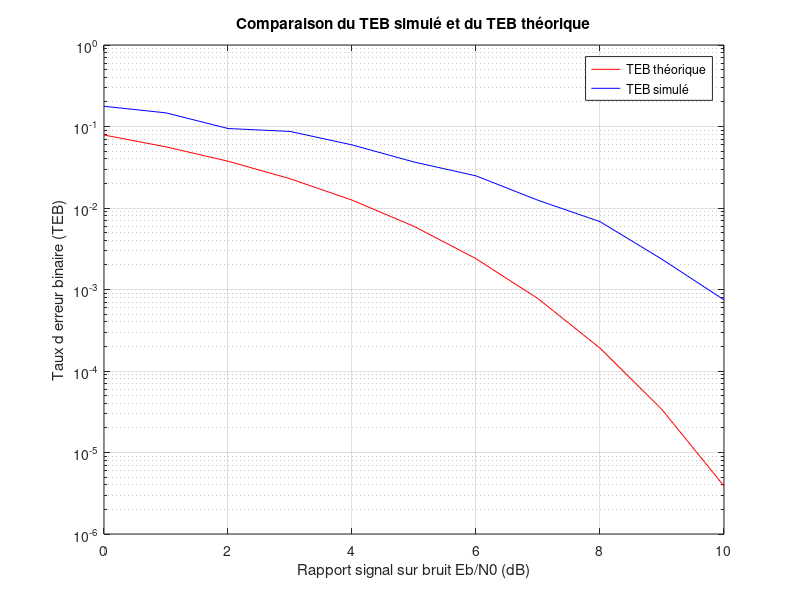

This figure's MATLAB source:
%% ATTENTION
%0,5 est aussi transmis !!!!!

%E=sum(S_l.^2)
%E/(Eb/N0)*Fse=sigma^2

%Écart observé provient du 0,5.


%% SALLMONE Armela & MONY Alexandra
clear; % Efface les variables de l environnement de travail
close all; % Ferme les figures ouvertes
clc; % Efface la console

%% Initialisation des paramètres
Fe = 20e6; % Fréquence d'échantillonnage
Te=1/Fe; % Période d'échantillonnage
Ts=1/1e6; % Période d'émission des symboles
Fse=Ts/Te; % Facteur de sur-échantillonnage
Ns = 1000; % Nombre de symboles à émettre par paquet
Nfft = 256; 

% Implémentation de la constelation
const=[0 1];

% Filtre de mise en forme
p=[-1/2*ones(1,Fse/2),1/2*ones(1,Fse/2)];
% p0=ones(1,Fse/2);
% p1=ones(1,Fse/2);
len_p=length(p);

p_a=fliplr(p); % Filtre adapté
sigA2 = 1;% Variance théorique des symboles

eb_n0_dB=0:1:10; %Liste des Eb/No en dB
eb_n0 = 10.^(eb_n0_dB/10); % Liste des Eb/N0

TEB = zeros(size(eb_n0)); % Tableau des TEB (résultats) 
% Tableau des probabilités d’erreurs théoriques
Pb = qfunc(sqrt(2*eb_n0)); 


for i = 1:length(eb_n0) 
    disp(i);
    error_cnt = 0;
    bit_cnt = 0;
    while error_cnt < 100
        %% Émetteur          
        Bk= randi([0 1],1,Ns); % Génération aléatoire des bits
        len_Bk=length(Bk);
        
        % Filtre de mise en forme
        S_l=zeros(1,len_Bk*len_p);
        
        for j=0:len_Bk-1
            S_l((len_p*j+1):(len_p*(j+1)))=(1-2*Bk(j+1))*p;
            
        end
        
        S_l=0.5+S_l;
        E=mean(abs(S_l).^2);
        sigma2=E*Fse/eb_n0(i);
        %% Canal
        nl = sqrt(sigma2/2) * (randn(size(S_l)) + 1j*randn(size(S_l))); % Génération du bruit blanc gaussien complexe 
        Y_l=nl+S_l;

        %% Récepteur
        % Filtre de reception
        R_l=conv(Y_l,p_a);
        
        
        % Échantillonnage au rythme Ts
        R_m=zeros(1,len_Bk);
        indices = 0:len_Bk-1;
        R_m(indices+1) = R_l(indices*Fse+length(p));
 
        % Association Symbole->Bits
        
        Bk_tilde=(real(R_m)<0);
        
        % Calcul du TEB
        
        error=sum(Bk(:) ~= Bk_tilde(:));
        error_cnt = error_cnt+error;  % incrémenter le compteur d'erreurs
        bit_cnt = bit_cnt + Ns;% incrémenter le compteur de bits envoyés
    end
    TEB(i) = error_cnt/bit_cnt;
end


%% Affichage des résultats

figure;
semilogy(eb_n0_dB, Pb, 'r');
hold on;
semilogy(eb_n0_dB, TEB, 'b');

% Titre et légendes
title('Comparaison du TEB simulé et du TEB théorique');
xlabel('Rapport signal sur bruit Eb/N0 (dB)');
ylabel("Taux d erreur binaire (TEB)");
legend('TEB théorique', 'TEB simulé');
grid on;